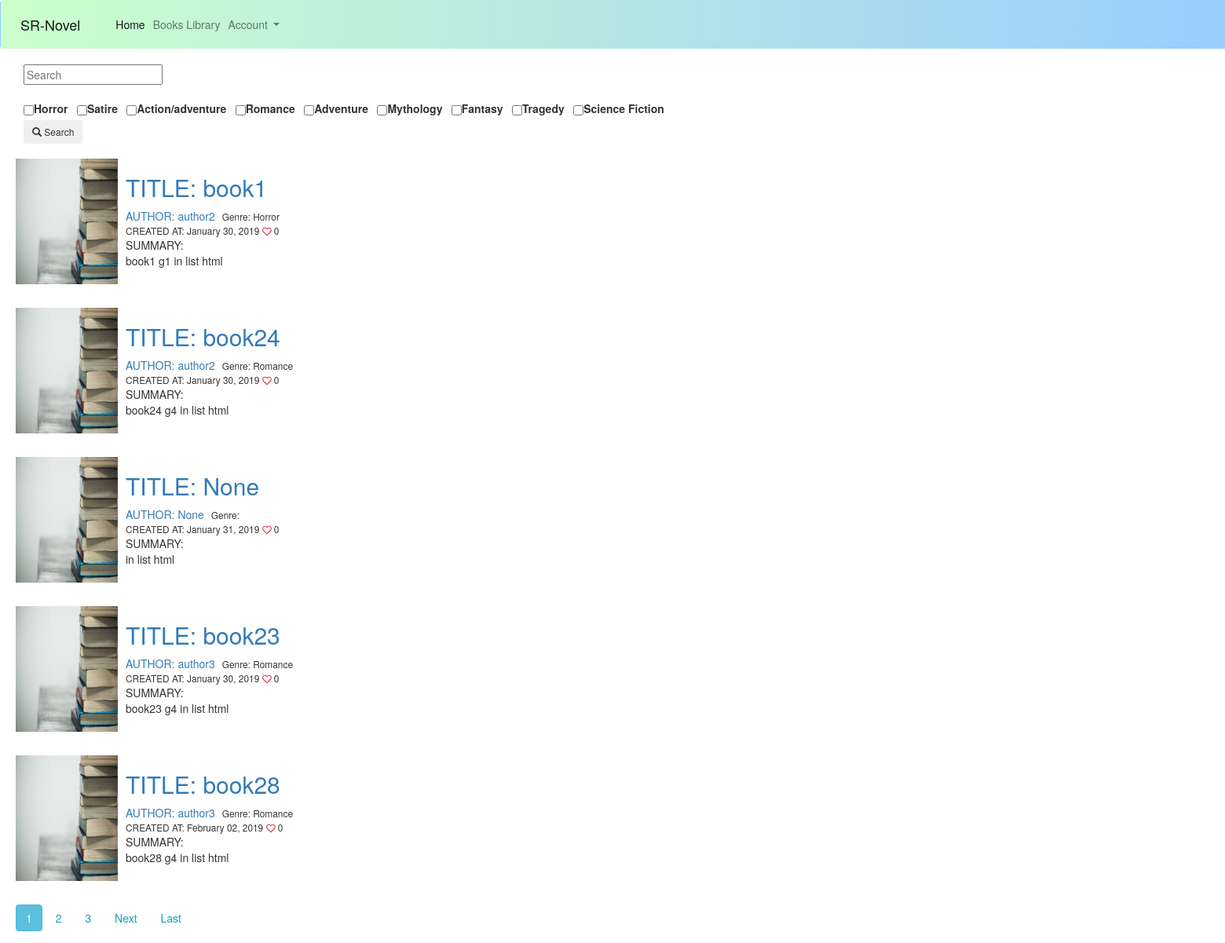
The page /application/books/ on the database as committed earlier.
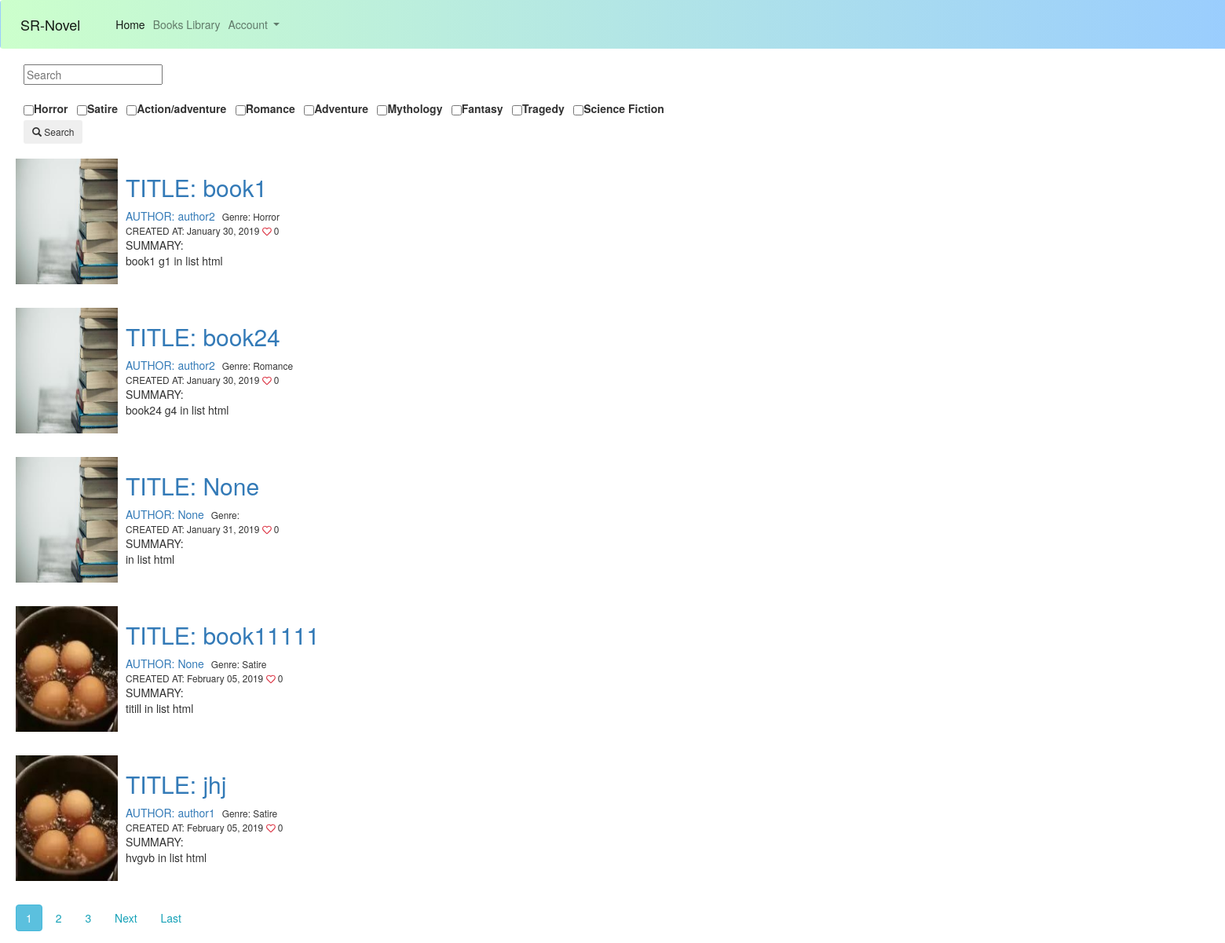
The same page on the database as committed later.
### application/models.py (models this page shows, shortened)
class Genre(models.Model):
    name = models.CharField(max_length=200, help_text='Enter a book genre (e.g. Science Fiction)')
    def __str__(self):
        return '%s' % (self.name)

class Book(models.Model):
    title = models.CharField(max_length=200,blank=True, null=True)
    author = models.ForeignKey('Author', on_delete=models.SET_NULL,blank=True, null=True)
    summary = models.TextField(max_length=1000, help_text='Enter a brief description of the book')
    isbn = models.CharField('ISBN', max_length=13, help_text='13 Character <a href="https://www.isbn-international.org/content/what-isbn">ISBN number</a>')
    genre = models.ManyToManyField(Genre, help_text='Select multiple genres for this book')
    wordCount = models.IntegerField(default=0)
    chapterCount = models.IntegerField(default=0,blank=True,null=True)
    bookFile = models.FileField(blank=True, null=True)
    like = models.IntegerField(default=0,blank=True,null=True)
    date_uploaded = models.DateTimeField(default = timezone.now)
    bookImage = models.FileField(default ='default_book.jpg', upload_to='book_images')
    created_author= models.ForeignKey(User,on_delete=models.SET_NULL, blank=True, null=True)
    class Meta:
        ordering = ['-like', 'chapterCount', 'date_uploaded', '-wordCount']

class Author(models.Model):
    authorName = models.CharField(max_length=200)
    """authorId = models.CharField(max_length=200,blank=True, null=True)"""
    """bookId = models.OneToManyField()" "book of author ownered"""
    def __str__(self):
        return '%s' % (self.authorName)

### application/views.py (the view, shortened to what this page needs)
# urls.py: path('books/', BookListView.as_view(),name='booklist'),
class BookListView(ListView):
    model = Book
    template_name= 'application/book_list.html'
    context_object_name='booklist'
    ordering = ['-date_uploaded']
    paginate_by = 5
    searchq=None
    def get_context_data(self, **kwargs):
        context = super(BookListView, self).get_context_data(**kwargs)
        genres = Genre.objects.all()
        context['searchq'] = BookListView.searchq
        context['genre_list']= genres
        return context
    def get_queryset(self):
        query = self.request.GET.getlist("q", None)
        link=None
        qs = Book.objects.all()
        BookListView.searchq= link
        return qs

### application/templates/application/book_list.html (shortened to what this page needs)
{% extends "home_base.html" %}
{% block content %}
	<div id="container">
		<div class="sidenav" style="align-items: left;width: 800px;margin-left: 30px;margin-top: 10px;">
			<form method="GET" action="/application/books/" style="width: 1000px;">
				<input type="text" name="q" placeholder="Search" value ="{{ query|escape }}" style="margin-bottom: 20px;display: inline;">
				<b>
					<div style="width: 1000px;">
						{% for genre in genre_list %}
						<label class="form-check form-check-inline">
							<input type="checkbox" style="margin-left: 0px;margin-right: 0px;" name="q"
							value="{{ genre|escape }}">
							<label class="form-check-label" for="inlineCheckbox2">{{genre}}</label>
						</label>
						{% endfor %}
					</div>
				</b>
				<p>
					<button class="btn btn-sm" type="submit" value="Search"  style="margin-left: 0px;">
					<span class="glyphicon glyphicon-search"></span> Search</button>
				</p>
			</form>
		</div>
		<div id="center" style="margin-left: 20px;margin-top: 10px;width: 900px">
			{% for book in booklist %}
				<article class="media content-section"  style="margin-left">
					<img class="rectangle article-img ml-10 mb-3 mr-3 mt-2" src="{{ book.bookImage.url }}" width="130px" height="160px">
					<div class="media-body ml-10 mb-3 mr-3 mt-2">
						<h2><a class = "article-title" href=" {% url 'book-detail' book.id %} "> TITLE: {{ book.title }} </a></h2>
						<div class="article-metadata">
							<a class="mr-2" href="#">AUTHOR: {{ book.author }}</a>
							<small class="test-muted">Genre: {% for genre in book.genre.all %}
								{{genre}}
							{% endfor %} <br>  CREATED AT: {{ book.date_uploaded|date:"F d, Y" }} <i class="far fa-heart text-danger"></i> {{book.like}} </small>
						</div>
						<p class="article-content">SUMMARY:<br> {{ book.summary }} in list html</p>
					</div>
				</article>
			{% endfor %}
			<div style="width:1500px; margin:0 auto;margin-top: 20px">
				{% if is_paginated %}
					{% for num in page_obj.paginator.page_range %}
						{% if page_obj.number == num %}
							{% if searchq %}
								<a class="btn btn-info mb-4" href="?{{searchq}}&page={{ num }}"> {{ num }}</a>
							{% else %}
								<a class="btn btn-info mb-4" href="?page={{ num }}"> {{ num }}</a>
							{% endif %}
							{% elif num > page_obj.number|add:'-3' and num < page_obj.number|add:'3' %}
							{% if searchq %}
								<a class="btn btn-outline-info mb-4" href="?{{searchq}}&page={{ num }}"> {{ num }}</a>
							{% else %}
								<a class="btn btn-outline-info mb-4" href="?page={{ num }}"> {{ num }}</a>
							{% endif %}
						{% endif %}
					{% endfor %}
					{% if page_obj.has_next %}
						{% if searchq %}
							<a class="btn btn-outline-info mb-4" href="?{{searchq}}&page= {{ page_obj.next_page_number }}">Next</a>
							<a class="btn btn-outline-info mb-4" href="?{{searchq}}&page= {{ page_obj.paginator.num_pages }}">Last</a>
						{% else %}
							<a class="btn btn-outline-info mb-4" href="?page={{ page_obj.next_page_number }}">Next</a>
							<a class="btn btn-outline-info mb-4" href="?page={{ page_obj.paginator.num_pages }}">Last</a>
						{% endif %}
					{% endif%}
				{% endif %}
			</div>
		</div>
	</div>
{% endblock %}

### application/templates/home_base.html (shortened to what this page needs)
{% load static %}
<html>
    <head>
        <link rel="stylesheet" href="https://maxcdn.bootstrapcdn.com/bootstrap/4.0.0/css/bootstrap.min.css">
           <link rel="stylesheet" href="https://maxcdn.bootstrapcdn.com/bootstrap/3.4.0/css/bootstrap.min.css">
    </head>
    <body style="position: relative;min-width: 1600px;">
        {% block navbar %}
        <nav class="navbar navbar-expand-lg navbar-light bg-light" style="background: linear-gradient( to right, #ccffcc, #99ccff);
        position: relative;min-width: 1500px; ">
  <a class="navbar-brand" href="{% url 'index' %}">SR-Novel</a>
  <div class="collapse navbar-collapse" id="navbarNavDropdown">
    <ul class="navbar-nav">
      <li class="nav-item active">
        <a class="nav-link" href="{% url 'index' %}">Home <span class="sr-only">(current)</span></a>
      </li>
      <li class="nav-item">
        <a class="nav-link" href="{% url 'booklist' %}">Books Library</a>
      </li>
      <li class="nav-item dropdown">
        <a class="nav-link dropdown-toggle" href="#" id="navbarDropdownMenuLink" data-toggle="dropdown" aria-haspopup="true" aria-expanded="false">
          Account
        </a>
      </li>
    </ul>
  </div>
</nav>
        {% endblock %}
        {% block content %}
        {% endblock %}
    </body>
</html>

Rows that differ between the two databases and show on the page:
no longer on this page (row unchanged): Book: bookImage (placeholder picture), title "book23", author "author3", date_uploaded "January 30, 2019", like "0", summary "book23 g4", Genre (name "Romance")
no longer on this page (row unchanged): Book: bookImage (placeholder picture), title "book28", author "author3", date_uploaded "February 02, 2019", like "0", summary "book28 g4", Genre (name "Romance")
added Book: bookImage (picture), title "book11111", author "None", date_uploaded "February 05, 2019", like "0", summary "titill", Genre (name "Satire")
added Book: bookImage (picture), title "jhj", author "author1", date_uploaded "February 05, 2019", like "0", summary "hvgvb", Genre (name "Satire")
